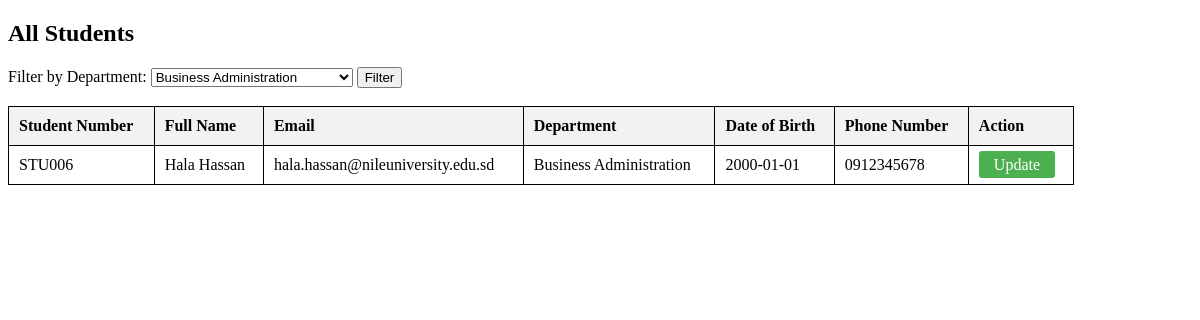
The page /Lab3/lab1_2_3-main/read_data.php?department=Business Administration on the database its author committed.
### tables this page shows
CREATE TABLE `students` (
  `id` int(11) NOT NULL,
  `student_number` varchar(20) DEFAULT NULL,
  `full_name` varchar(100) DEFAULT NULL,
  `email` varchar(100) DEFAULT NULL,
  `department` varchar(100) DEFAULT NULL,
  `date_of_birth` date DEFAULT NULL,
  `phone_number` varchar(20) DEFAULT NULL
);

### Lab3/lab1_2_3-main/read_data.php (the view, shortened to what this page needs)
<?php
require "db_connection.php";
$sql = "SELECT * FROM students";
$selected_department = "";
if (isset($_GET['department'])) {
    $selected_department = $_GET['department'];
}
if ($selected_department != "") {
    $sql = "SELECT * FROM students WHERE department = '$selected_department'";
} else {
    $sql = "SELECT * FROM students";
}
$result = mysqli_query($connection, $sql);
?>
<!DOCTYPE html>
<html lang="en">
<head>
</head>
<body>
<h2>All Students</h2>
<form method="GET" action="">
    <label>Filter by Department:</label>
    <select name="department">
        <option value="Business Administration" <?php if($selected_department=="Business Administration") echo "selected"; ?>>Business Administration</option>
    </select>
    <button type="submit">Filter</button>
</form>
<br>
<table>
    <tr>
        <th>Student Number</th>
        <th>Full Name</th>
        <th>Email</th>
        <th>Department</th>
        <th>Date of Birth</th>
<th>Phone Number</th>
        <th>Action</th>
    </tr>
    <?php
while ($row = mysqli_fetch_assoc($result)) {
    echo "<tr>";
    echo "<td>" . $row["student_number"] . "</td>";
    echo "<td>" . $row["full_name"] . "</td>";
    echo "<td>" . $row["email"] . "</td>";
    echo "<td>" . $row["department"] . "</td>";
    echo "<td>" . $row["date_of_birth"] . "</td>";
    echo "<td>" . $row["phone_number"] . "</td>";
    echo "<td>
            <a class='edit-btn' href='update_data.php?student_number=" . $row["student_number"] . "'>
                Update
            </a>
          </td>";
    echo "</tr>";
}
    ?>
</table>
</body>
</html>

### Lab3/lab1_2_3-main/read_data.php (style rules this page uses)
table { border-collapse: collapse; width: 90%; }
th, td { border: 1px solid black; padding: 10px; text-align: left; }
th { background-color: #f2f2f2; }
.edit-btn { background-color: #4CAF50; color: white; padding: 5px 15px; text-decoration: none; border-radius: 3px; }

### rows shown on the page
students: student_number "STU006", full_name "Hala Hassan", email "hala.hassan@nileuniversity.edu.sd", department "Business Administration", date_of_birth "2000-01-01", phone_number "0912345678"
